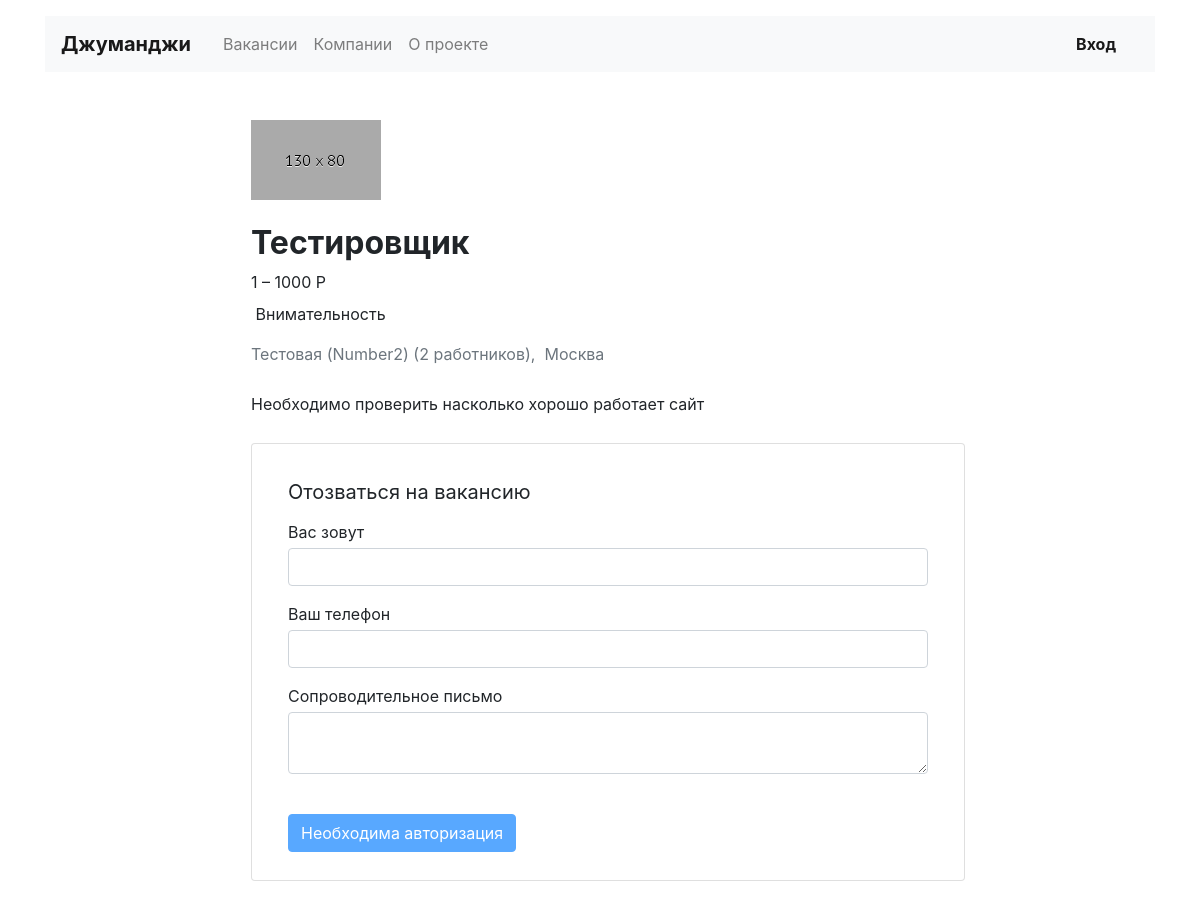
Page /vacancies/6 on the committed database.
### jumanji/models.py (models this page shows)
class Vacancy(models.Model):
    title = models.CharField(max_length=25)
    skills = models.CharField(max_length=100)
    description = models.CharField(max_length=200)
    salary_min = models.IntegerField()
    salary_max = models.IntegerField()
    published_at = models.DateField()
    specialty = models.ForeignKey(Specialty, on_delete=models.CASCADE, related_name='vacancies', unique=False)
    company = models.ForeignKey(Company, on_delete=models.CASCADE, related_name='vacancies', unique=False)

class Company (models.Model):
    name = models.CharField(max_length=25)
    location = models.CharField(max_length=25)
    logo = models.ImageField(upload_to='logos')
    description = models.CharField(max_length=100)
    employee_count = models.IntegerField()
    owner = models.OneToOneField(User, on_delete=models.CASCADE, related_name="companies", blank=True, null=True)

### jumanji/views.py (the view)
# urls.py: path('vacancies/<int:id_vacancy>', views.vacancy_on_id_view, name='one_vacancy'),
def vacancy_on_id_view(request, id_vacancy):
    if request.method == 'POST':
        application_form = forms.ApplicationForm(request.POST)
        if application_form.is_valid():
            application = models.Application.objects.create(
                written_username=application_form['written_username'].value(),
                written_phone=application_form['written_phone'].value(),
                written_cover_letter=application_form['written_cover_letter'].value(),
                vacancy=models.Vacancy.objects.get(id=id_vacancy),
                user=request.user
            )
            application.save()
            return HttpResponseRedirect(reverse('send', kwargs={'vacancy_id': id_vacancy}))
        else:
            return HttpResponseRedirect(request.META['HTTP_REFERER'])
    else:
        application_form = forms.ApplicationForm()
        input_vacancy = models.Vacancy.objects.filter(id=id_vacancy).count()
        if input_vacancy == 0:
            raise Http404
        vacancy = models.Vacancy.objects.get(id=id_vacancy)
        company = getattr(vacancy, 'company')
        specialty = getattr(vacancy, 'specialty')
        return render(request, 'vacancy.html', context={
            'vacancy': vacancy,
            'company': company,
            'specialty': specialty,
            'form': application_form
        })

### jumanji/forms.py
class ApplicationForm (forms.Form):
    written_username = forms.CharField(max_length=20, label='Вас зовут')
    written_phone = forms.CharField(max_length=20, label='Ваш телефон')
    written_cover_letter = forms.CharField(max_length=200, label='Сопроводительное письмо')

### templates/vacancy.html (shortened to what this page needs)
{% extends 'base.html' %}
{% block content %}
  <main class="container mt-3 pb-5">
    <div class="row mt-5">
      <div class="col-12 col-lg-2">
      </div>
      <div class="col-12 col-lg-8">
        <section class="pl-3">
          <a><img src="{{vacancy.company.logo.url}}" width="130" height="80" alt=""></a>
          <div class="d-flex align-items-baseline align-content-baseline">
            <h1 class="h2 mt-4 font-weight-bold" >{{vacancy.title}}</h1>
          </div>
          <p class="m-0 pl-0">{{vacancy.salary_min}} – {{vacancy.salary_max}} Р</p>
          <p class="mt-2">{{vacancy.skills}}</p>
          <p class="text-muted mb-4">{{company.name}} ({{company.employee_count}} работников), {{company.location}}</p>
          <div style="line-height: 1.8;">
            {{vacancy.description}}
          </div>
          <form method="post" class="card mt-4 mb-3"> {% csrf_token %}
            <div class="card-body mx-3">
              <p class="h5 mt-3 font-weight-normal">Отозваться на вакансию</p>
              <div class="form-group">
                <label class="mb-1 mt-2" for="id_written_username">Вас зовут</label>
                <input class="form-control" type="text" name="written_username" maxlength="20" required id="id_written_username">
              </div>
              <div class="form-group">
                <label class="mb-1" for="id_written_phone">Ваш телефон</label>
                <input class="form-control" type="text" name="written_phone" maxlength="20" required id="id_written_phone">
              </div>
              <div class="form-group">
                <label class="mb-1" for="id_written_cover_letter" >Сопроводительное письмо</label>
                <textarea class="form-control" type="text" name="written_cover_letter" maxlength="200" required id="id_written_cover_letter"></textarea>
              </div>
              <input type="submit" class="btn btn-primary mt-4 mb-2"
                     {% if not user.is_active %} disabled value="Необходима авторизация" {% endif %}
              >
            </div>
          </form>
        </section>
      </div>
    </div>
  </main>
{% endblock %}

### rows in the picture
Vacancy: company.logo (picture), title "Тестировщик", salary_min "1", salary_max "1000", skills "Внимательность", description "Необходимо проверить насколько хорошо работает сайт"
Company: name "Тестовая (Number2)", employee_count "2", location "Москва"
